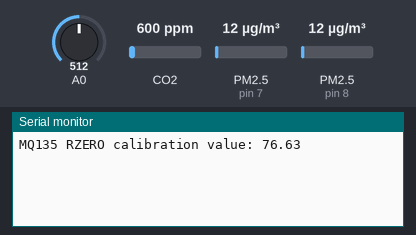
The sketch below on a simulated Arduino Uno, built with avr-gcc and run on an emulated ATmega328P. On the bench: the last lines printed to the serial monitor. Wiring (inferred from the names in the program): 2 × dust sensor: data pin 7 / data pin 8. The inputs (shaded band) are chosen by the test bench; at power-on: CO2 600 ppm, PM2.5 (sensors on pin 7, pin 8) 12 µg/m³, A0 = 512.

Above: at 1.2 s.
1.3 s: CO2 set to 452 ppm
At 4.4 s:
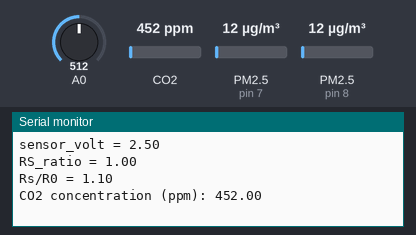
4.7 s: PM2.5 (sensor on pin 7) set to 6 µg/m³
6.2 s: PM2.5 (sensor on pin 8) set to 6 µg/m³
At 6.59 s:
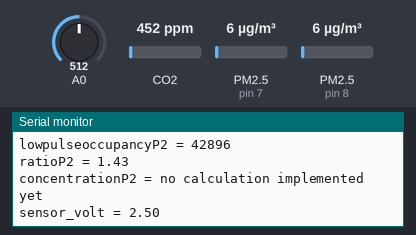
7.7 s: A0 set to 716
At 8.5 s:
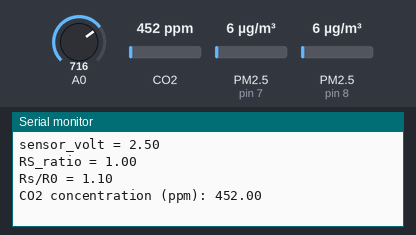
9.2 s: CO2 set to 1050 ppm
At 10.5 s:
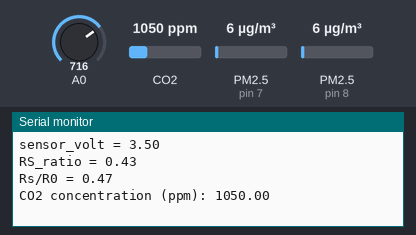
10.7 s: PM2.5 (sensor on pin 7) set to 294 µg/m³
At 12.99 s:
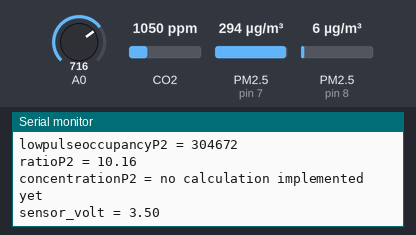
Timing chart, 0 to 14.5 s (numbered marks = the images above; inputs shaded):
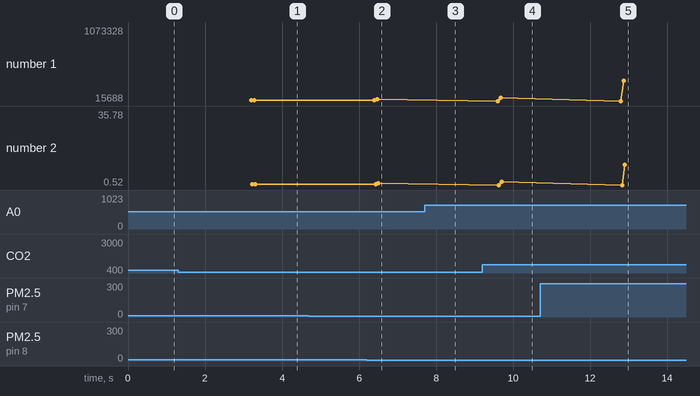

The sketch:

env_sensor.ino
```cpp
//Credits

/*
 PPD42
 code from Seeed Studio
 https://wiki.seeedstudio.com/Grove-Dust_Sensor/
*/

/*
 MQ9
 modified on 19 Feb 2019
 by Saeed Hosseini
 https://electropeak.com/learn/
 N.B. MQ9 requires 24-48 h warm-up, followed by calibration to determine R0 value (see mq9cal)
*/

/*
 * Electronics Projects Hub - https://electronicsprojectshub.com
 *
@file     MQ135.cpp
@author   G.Krocker (Mad Frog Labs)
@license  GNU GPLv3
 */

//PPD42 particle counts - default PM10
int dustpin4 = 8; //P1
unsigned long durationP1;
unsigned long lowpulseoccupancyP1 = 0;
float ratioP1 = 0;
float concentrationP1 = 0;
unsigned long starttime;
unsigned long sampletime_ms = 3000;//sample 3s ;

//PPD42: add P2 to count 2.5-10 micron
int dustpin2 = 7; //P2
unsigned long durationP2;
unsigned long lowpulseoccupancyP2 = 0;
float ratioP2 = 0;
float concentrationP2 = 0;

//MQ9
float sensor_volt;
float RS_gas;
float ratio;
//-Replace the name "R0" with the value of R0 in the demo of First Test -/
float R0 = 0.91;
int sensorValue;

//MQ135
#include "MQ135.h"
#define ANALOGPIN 3 //Arduino pin-in
#define RZERO 206.85 //Rzero calibration value
MQ135 gasSensor = MQ135(ANALOGPIN);
float rzero;
float ppm;

void setup()
{
    //general
    Serial.begin(9600);

    //PPD42
    pinMode(dustpin4,INPUT);
    pinMode(dustpin2,INPUT);
    starttime = millis();//get the current time;

    //MQ135
    rzero = gasSensor.getRZero();
    Serial.print("MQ135 RZERO calibration value: ");
    Serial.println(rzero);

}

void loop()
{
    //PPD42
    durationP1 = pulseIn(dustpin4, LOW);
    lowpulseoccupancyP1 = lowpulseoccupancyP1+durationP1;

    durationP2 = pulseIn(dustpin2, LOW);
    lowpulseoccupancyP2 = lowpulseoccupancyP2+durationP2;

    if ((millis()-starttime) > sampletime_ms)//if the sample time == 30s
    {
        ratioP1 = lowpulseoccupancyP1/(sampletime_ms*10.0);  // Integer percentage 0=>100
        concentrationP1 = 1.1*pow(ratioP1,3)-3.8*pow(ratioP1,2)+520*ratioP1+0.62; // using spec sheet curve
        Serial.print("lowpulseoccupancyP1 = ");
        Serial.println(lowpulseoccupancyP1);
        Serial.print("ratioP1 = ");
        Serial.println(ratioP1);
        Serial.print("concentrationP1 = ");
        Serial.println(concentrationP1); //1-10 micron count
        lowpulseoccupancyP1 = 0;

        ratioP2 = lowpulseoccupancyP2/(sampletime_ms*10.0);  // Integer percentage 0=>100
        Serial.print("lowpulseoccupancyP2 = ");
        Serial.println(lowpulseoccupancyP2);
        Serial.print("ratioP2 = ");
        Serial.println(ratioP2);
        Serial.print("concentrationP2 = ");
        Serial.println("no calculation implemented yet"); //1-10 micron count

        starttime = millis();

        //MQ9
        //Dropped pin 3 digital out and warning LED
        //place in PPD 42 loop to have same output timing
        sensorValue = analogRead(A0);
        sensor_volt = ((float)sensorValue / 1024) * 5.0;
        RS_gas = (5.0 - sensor_volt) / sensor_volt; // Depend on RL on yor module
        ratio = RS_gas / R0; // ratio = RS/R0
        //------------------------------------------------------------/
        Serial.print("sensor_volt = ");
        Serial.println(sensor_volt);
        Serial.print("RS_ratio = ");
        Serial.println(RS_gas);
        Serial.print("Rs/R0 = ");
        Serial.println(ratio);

        //MQ135
        ppm = gasSensor.getPPM();
        Serial.print("CO2 concentration (ppm): ");
        Serial.println(ppm);


        //break
        Serial.print("\n\n");
    }
}
```

Measured:
- after the input at 1.3 s, the serial monitor: prints a new line after 2.1 s (image 1)
- after the input at 9.2 s, the serial monitor: prints a new line after 0.63 s (image 4)
- after the input at 10.7 s, the serial monitor: prints a new line after 2.2 s (image 5)
- plotted number 1: 58584 → 1073328 after the input at 10.7 s
- plotted number 2: 1.95 → 35.78 after the input at 10.7 s
